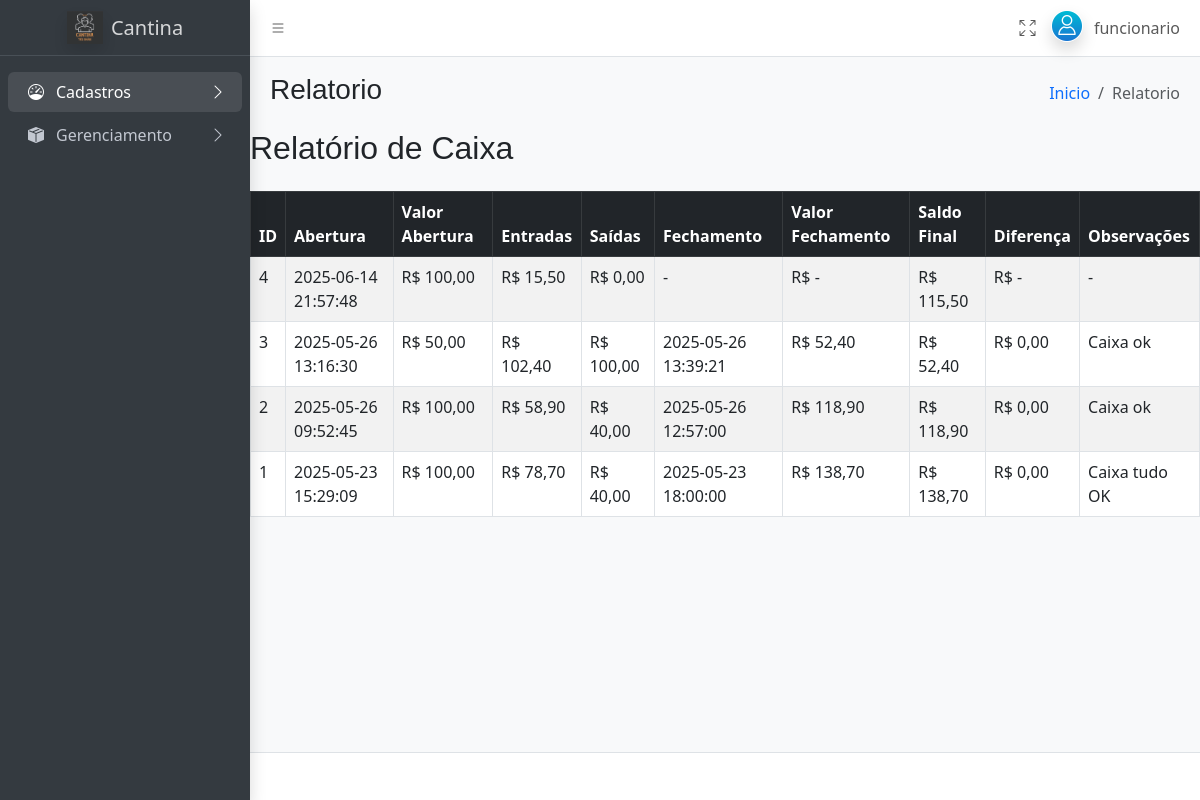
/admin/admin.php?pg=Relatorio (signed in), run on the app's committed database.
### tables this page shows
CREATE TABLE IF NOT EXISTS `tb_caixa` (
  `id_caixa` int(11) NOT NULL AUTO_INCREMENT,
  `data_abertura` datetime NOT NULL,
  `valor_abertura` decimal(10,2) NOT NULL,
  `data_fechamento` datetime DEFAULT NULL,
  `valor_fechamento` decimal(10,2) DEFAULT NULL,
  `observacoes` text DEFAULT NULL,
  `diferenca` decimal(10,2) DEFAULT NULL,
  PRIMARY KEY (`id_caixa`)
);

### admin/gerenciamento/caixa/relatorio_caixa.php (the view, shortened to what this page needs)
<?php
include '../includes/conexao.php';
$sql = "SELECT
          c.id_caixa,
          c.data_abertura,
          c.data_fechamento,
          c.valor_abertura,
          c.valor_fechamento,
          c.observacoes,
          c.diferenca,
          SUM(CASE WHEN m.tipo = 'ENTRADA' THEN m.valor ELSE 0 END) AS total_entradas,
          SUM(CASE WHEN m.tipo = 'SAIDA' THEN m.valor ELSE 0 END) AS total_saidas
        FROM tb_caixa c
        LEFT JOIN tb_movimentacoes_caixa m ON m.id_caixa = c.id_caixa
        GROUP BY c.id_caixa
        ORDER BY c.id_caixa DESC";
$result = $conexao->query($sql);
?>
<!DOCTYPE html>
<html lang="pt-br">
<head>
  <link rel="stylesheet" href="https://cdn.jsdelivr.net/npm/bootstrap@5.3.0/dist/css/bootstrap.min.css">
</head>
<body class="p-5 bg-light">
  <h2 class="mb-4">Relatório de Caixa</h2>
  <table class="table table-bordered table-striped">
    <thead class="table-dark">
      <tr>
        <th>ID</th>
        <th>Abertura</th>
        <th>Valor Abertura</th>
        <th>Entradas</th>
        <th>Saídas</th>
        <th>Fechamento</th>
        <th>Valor Fechamento</th>
        <th>Saldo Final</th>
        <th>Diferença</th>
        <th>Observações</th>
      </tr>
    </thead>
    <tbody>
      <?php while($row = $result->fetch_assoc()):
        $saldo = $row['valor_abertura'] + $row['total_entradas'] - $row['total_saidas'];
      ?>
        <tr>
          <td><?= $row['id_caixa'] ?></td>
          <td><?= $row['data_abertura'] ?></td>
          <td>R$ <?= number_format($row['valor_abertura'], 2, ',', '.') ?></td>
          <td>R$ <?= number_format($row['total_entradas'], 2, ',', '.') ?></td>
          <td>R$ <?= number_format($row['total_saidas'], 2, ',', '.') ?></td>
          <td><?= $row['data_fechamento'] ?? '-' ?></td>
          <td>R$ <?= $row['valor_fechamento'] !== null ? number_format($row['valor_fechamento'], 2, ',', '.') : '-' ?></td>
          <td>R$ <?= number_format($saldo, 2, ',', '.') ?></td>
          <td>R$ <?= $row['diferenca'] !== null ? number_format($row['diferenca'], 2, ',', '.') : '-' ?></td>
          <td><?= $row['observacoes'] ?? '-' ?></td>
        </tr>
      <?php endwhile; ?>
    </tbody>
  </table>
</body>
</html>

### data on the page
tb_caixa: id_caixa "4", data_abertura "2025-06-14 21:57:48", valor_abertura "100,00", total_entradas "15,50", total_saidas "0,00", data_fechamento "-", saldo "115,50", observacoes "-"
tb_caixa: id_caixa "3", data_abertura "2025-05-26 13:16:30", valor_abertura "50,00", total_entradas "102,40", total_saidas "100,00", data_fechamento "2025-05-26 13:39:21", valor_fechamento "52,40", saldo "52,40", diferenca "0,00", observacoes "Caixa ok"
tb_caixa: id_caixa "2", data_abertura "2025-05-26 09:52:45", valor_abertura "100,00", total_entradas "58,90", total_saidas "40,00", data_fechamento "2025-05-26 12:57:00", valor_fechamento "118,90", saldo "118,90", diferenca "0,00", observacoes "Caixa ok"
tb_caixa: id_caixa "1", data_abertura "2025-05-23 15:29:09", valor_abertura "100,00", total_entradas "78,70", total_saidas "40,00", data_fechamento "2025-05-23 18:00:00", valor_fechamento "138,70", saldo "138,70", diferenca "0,00", observacoes "Caixa tudo OK"

### other printed values
$_SESSION['usuario']['nome'] "funcionario"
$paginaAtual "Relatorio"
